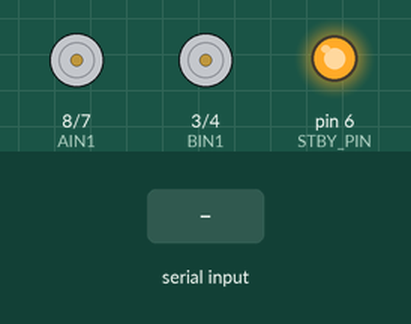
Bench run of a sketch on a simulated Arduino Nano, built with avr-gcc and run on an emulated ATmega328P. Shown: motor-driver pin pairs drawn as motors (green arrow = first pin HIGH = forward, orange = second pin HIGH = backward, longer = more drive, scaled by the enable pin, stopped while the standby pin is LOW), output pins drawn as LEDs (lit = HIGH). The test bench sets the inputs (shaded band). What the sketch prints to the serial monitor is not drawn.

Above: at 1.2 s.
1.3 s: "F" received over the second serial link
At 1.9 s:
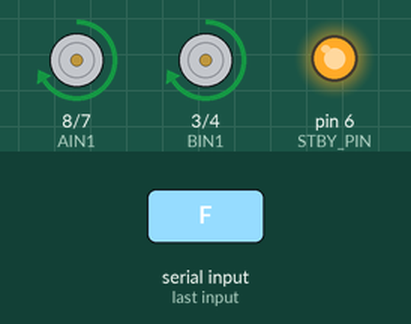
2.8 s: "B" received over the second serial link
At 3.1 s:
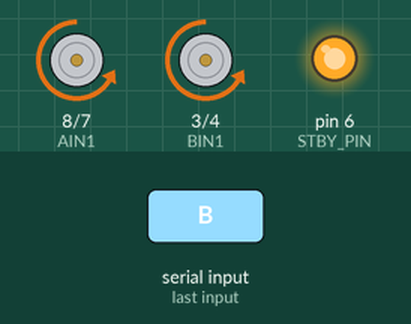
4.3 s: "L" received over the second serial link
At 5.4 s:
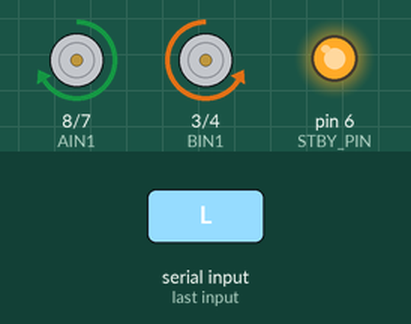
5.8 s: "R" received over the second serial link
At 6.6 s:
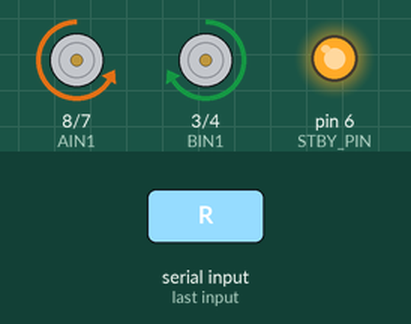
Timing chart, 0 to 8.3 s (numbered marks = the images above; inputs shaded):
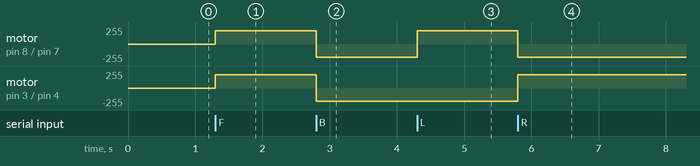

The sketch:

nano-rc-velocidades.ino
```cpp
#include <SoftwareSerial.h>

// Pines motores
const int AIN1 = 8;
const int AIN2 = 7;
const int PWMA = 9;

const int BIN1 = 3;
const int BIN2 = 4;
const int PWMB = 5;

const int STBY_PIN = 6;

// Bluetooth
const int BT_RX_PIN = 0;
const int BT_TX_PIN = 1;
SoftwareSerial bluetooth(BT_RX_PIN, BT_TX_PIN);

char comandoRecibido;
int velocidadObjetivo = 200;
int velocidadActual = 0;

// --- SETUP ---
void setup() {
  Serial.begin(9600);
  bluetooth.begin(9600);

  pinMode(AIN1, OUTPUT);
  pinMode(AIN2, OUTPUT);
  pinMode(PWMA, OUTPUT);
  pinMode(BIN1, OUTPUT);
  pinMode(BIN2, OUTPUT);
  pinMode(PWMB, OUTPUT);
  pinMode(STBY_PIN, OUTPUT);

  digitalWrite(STBY_PIN, HIGH);
  detenerMotores();

  // Aumentar frecuencia PWM (pines 5, 6, 9, 10)
  TCCR0B = TCCR0B & 0b11111000 | 0x01; // PWM 5 y 6 -> ~62kHz
  TCCR1B = TCCR1B & 0b11111000 | 0x01; // PWM 9 y 10 -> ~31kHz

  Serial.println("Robot mejorado listo.");
}

// --- LOOP ---
void loop() {
  if (bluetooth.available()) {
    comandoRecibido = bluetooth.read();

    switch (comandoRecibido) {
    case 'F':
      moverAdelante();
      break;
    case 'B':
      moverAtras();
      break;
    case 'L':
      girarIzquierda();
      break;
    case 'R':
      girarDerecha();
      break;
    case 'S':
      detenerMotores();
      break;

    case '0':
      velocidadObjetivo = 0;
      detenerMotores();
      break;
    case '1':
      velocidadObjetivo = 100;
      break;
    case '2':
      velocidadObjetivo = 120;
      break;
    case '3':
      velocidadObjetivo = 140;
      break;
    case '4':
      velocidadObjetivo = 160;
      break;
    case '5':
      velocidadObjetivo = 180;
      break;
    case '6':
      velocidadObjetivo = 200;
      break;
    case '7':
      velocidadObjetivo = 220;
      break;
    case '8':
      velocidadObjetivo = 240;
      break;
    case '9':
      velocidadObjetivo = 255;
      break;
    case 'q':
      velocidadObjetivo = 255;
      break;
    }
  }

  // Transición suave hacia la velocidad objetivo
  actualizarVelocidad();
}

// --- CONTROL SUAVE ---
void actualizarVelocidad() {
  if (velocidadActual < velocidadObjetivo)
    velocidadActual += 5;
  else if (velocidadActual > velocidadObjetivo)
    velocidadActual -= 5;
  delay(5); // Ajusta para suavidad
}

// --- MOVIMIENTOS ---
void moverAdelante() {
  digitalWrite(AIN1, HIGH);
  digitalWrite(AIN2, LOW);
  digitalWrite(BIN1, HIGH);
  digitalWrite(BIN2, LOW);
  analogWrite(PWMA, velocidadActual);
  analogWrite(PWMB, velocidadActual);
}

void moverAtras() {
  digitalWrite(AIN1, LOW);
  digitalWrite(AIN2, HIGH);
  digitalWrite(BIN1, LOW);
  digitalWrite(BIN2, HIGH);
  analogWrite(PWMA, velocidadActual);
  analogWrite(PWMB, velocidadActual);
}

void girarIzquierda() {
  digitalWrite(AIN1, HIGH);
  digitalWrite(AIN2, LOW);
  digitalWrite(BIN1, LOW);
  digitalWrite(BIN2, HIGH);
  analogWrite(PWMA, velocidadActual);
  analogWrite(PWMB, velocidadActual);
}

void girarDerecha() {
  digitalWrite(AIN1, LOW);
  digitalWrite(AIN2, HIGH);
  digitalWrite(BIN1, HIGH);
  digitalWrite(BIN2, LOW);
  analogWrite(PWMA, velocidadActual);
  analogWrite(PWMB, velocidadActual);
}

void detenerMotores() {
  digitalWrite(AIN1, HIGH);
  digitalWrite(AIN2, HIGH);
  digitalWrite(BIN1, HIGH);
  digitalWrite(BIN2, HIGH);
  analogWrite(PWMA, 0);
  analogWrite(PWMB, 0);
  velocidadActual = 0;
}
```

Measured:
- after the input at 1.3 s, motor on pin 8 (AIN1) / pin 7 (AIN2), motor on pin 3 (BIN1) / pin 4 (BIN2): stopped → forward 200/255 at once
- after the input at 2.8 s, motor on pin 8 (AIN1) / pin 7 (AIN2), motor on pin 3 (BIN1) / pin 4 (BIN2): forward 200/255 → backward 200/255 at once
- after the input at 4.3 s, motor on pin 8 (AIN1) / pin 7 (AIN2): backward 200/255 → forward 200/255 at once
- after the input at 5.8 s, motor on pin 8 (AIN1) / pin 7 (AIN2): forward 200/255 → backward 200/255 at once; motor on pin 3 (BIN1) / pin 4 (BIN2): backward 200/255 → forward 200/255 at once
